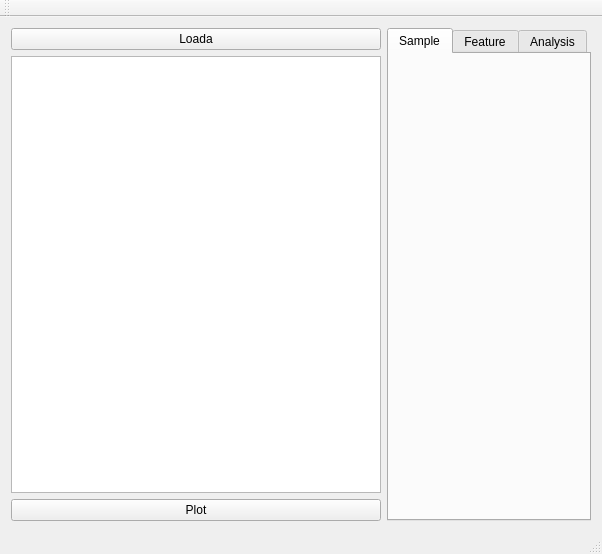
<?xml version="1.0" encoding="UTF-8"?>
<ui version="4.0">
 <class>MainWindow</class>
 <widget class="QMainWindow" name="MainWindow">
  <property name="geometry">
   <rect>
    <x>0</x>
    <y>0</y>
    <width>602</width>
    <height>554</height>
   </rect>
  </property>
  <property name="windowTitle">
   <string>MainWindow</string>
  </property>
  <widget class="QWidget" name="centralWidget">
   <property name="sizePolicy">
    <sizepolicy hsizetype="Expanding" vsizetype="Expanding">
     <horstretch>0</horstretch>
     <verstretch>0</verstretch>
    </sizepolicy>
   </property>
   <layout class="QHBoxLayout" name="horizontalLayout_2">
    <item>
     <layout class="QHBoxLayout" name="horizontalLayout">
      <item>
       <layout class="QVBoxLayout" name="verticalLayout">
        <item>
         <widget class="QPushButton" name="wLoad">
          <property name="text">
           <string>Loada</string>
          </property>
         </widget>
        </item>
        <item>
         <widget class="QListWidget" name="wExperiments">
          <property name="sizePolicy">
           <sizepolicy hsizetype="Expanding" vsizetype="Expanding">
            <horstretch>1</horstretch>
            <verstretch>0</verstretch>
           </sizepolicy>
          </property>
         </widget>
        </item>
        <item>
         <widget class="QPushButton" name="wPlot">
          <property name="text">
           <string>Plot</string>
          </property>
         </widget>
        </item>
       </layout>
      </item>
      <item>
       <widget class="QTabWidget" name="wTabs">
        <property name="enabled">
         <bool>true</bool>
        </property>
        <property name="sizePolicy">
         <sizepolicy hsizetype="Preferred" vsizetype="Expanding">
          <horstretch>0</horstretch>
          <verstretch>0</verstretch>
         </sizepolicy>
        </property>
        <property name="currentIndex">
         <number>0</number>
        </property>
        <widget class="QWidget" name="sample">
         <attribute name="title">
          <string>Sample</string>
         </attribute>
         <widget class="QWidget" name="verticalLayoutWidget">
          <property name="geometry">
           <rect>
            <x>0</x>
            <y>0</y>
            <width>261</width>
            <height>441</height>
           </rect>
          </property>
          <layout class="QVBoxLayout" name="wSample"/>
         </widget>
        </widget>
        <widget class="QWidget" name="feature">
         <attribute name="title">
          <string>Feature</string>
         </attribute>
         <widget class="QWidget" name="verticalLayoutWidget_2">
          <property name="geometry">
           <rect>
            <x>0</x>
            <y>0</y>
            <width>261</width>
            <height>441</height>
           </rect>
          </property>
          <layout class="QVBoxLayout" name="wFeature"/>
         </widget>
        </widget>
        <widget class="QWidget" name="analysis">
         <attribute name="title">
          <string>Analysis</string>
         </attribute>
         <widget class="QWidget" name="verticalLayoutWidget_3">
          <property name="geometry">
           <rect>
            <x>0</x>
            <y>0</y>
            <width>261</width>
            <height>441</height>
           </rect>
          </property>
          <layout class="QVBoxLayout" name="wAnalysis"/>
         </widget>
        </widget>
       </widget>
      </item>
     </layout>
    </item>
   </layout>
  </widget>
  <widget class="QMenuBar" name="menuBar">
   <property name="geometry">
    <rect>
     <x>0</x>
     <y>0</y>
     <width>602</width>
     <height>22</height>
    </rect>
   </property>
  </widget>
  <widget class="QToolBar" name="mainToolBar">
   <attribute name="toolBarArea">
    <enum>TopToolBarArea</enum>
   </attribute>
   <attribute name="toolBarBreak">
    <bool>false</bool>
   </attribute>
  </widget>
  <widget class="QStatusBar" name="statusBar"/>
 </widget>
 <layoutdefault spacing="6" margin="11"/>
 <resources/>
 <connections/>
</ui>
